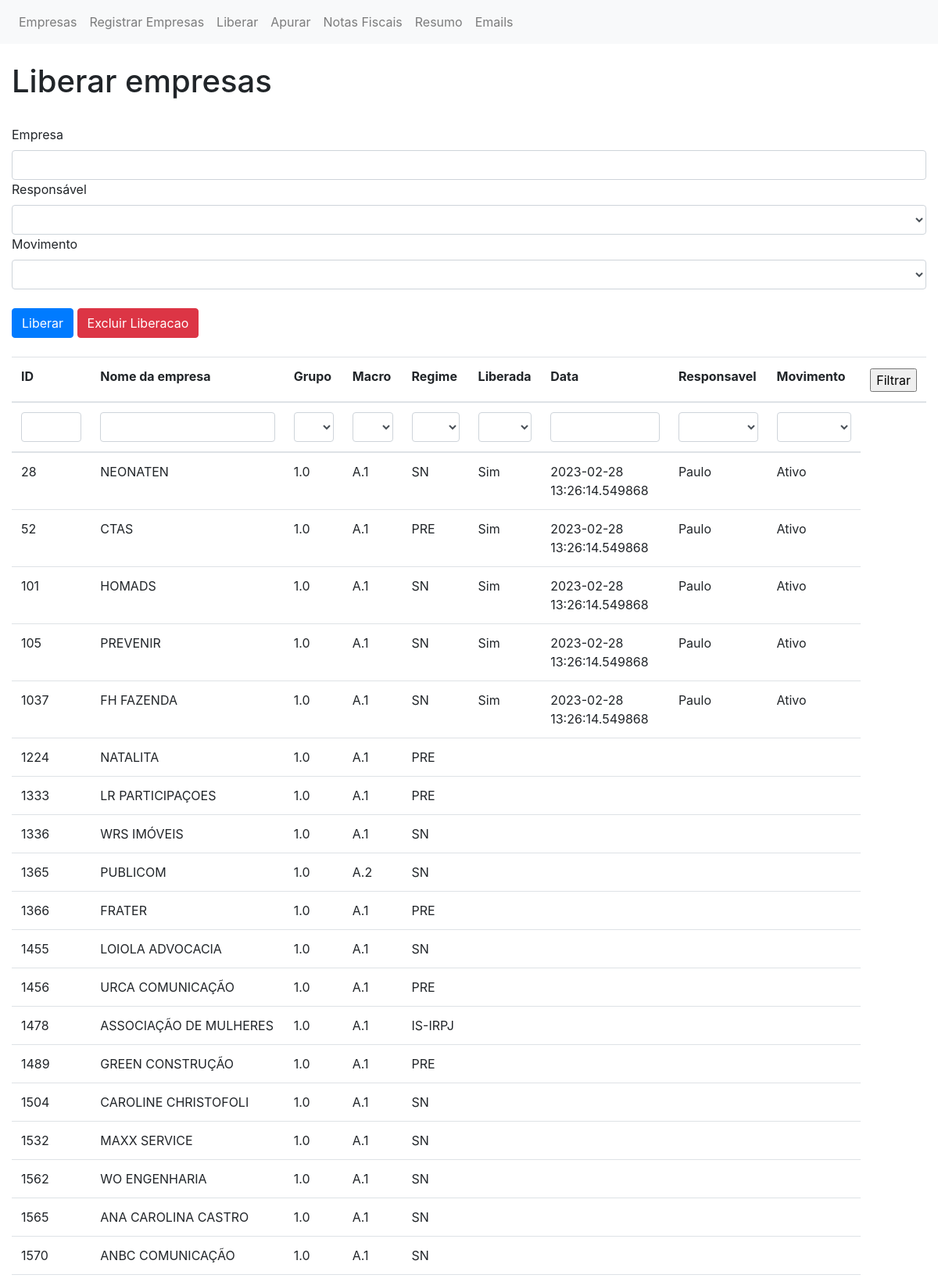
Page /liberar_empresas (upper part) on the committed database.
### app.py (models this page shows, shortened)
class Empresa(db.Model):
    __tablename__ = "empresas"
    id = db.Column(db.Integer,primary_key=True)
    nome = db.Column(db.String(50),nullable=False)
    grupo = db.Column(db.String(4),nullable=False)
    macro = db.Column(db.String(3),nullable=True)
    regime = db.Column(db.String(15),nullable=True)
    cnpj = db.Column(db.String(14),nullable=False)
    liberacao = db.Column(db.Boolean,default=False,nullable=True)
    data_liberacao = db.Column(db.DateTime,nullable=True)
    responsavel_liberacao = db.Column(db.String(20),nullable=True)
    movimento_liberacao = db.Column(db.String(20),nullable=True)
    apuracao = db.Column(db.Boolean, default=False, nullable=True)
    data_apuracao = db.Column(db.DateTime)
    responsavel_apuracao = db.Column(db.String(20))
    movimento_apuracao = db.Column(db.String(20))
    conferencia = db.Column(db.Boolean, default=False)
    data_conferencia = db.Column(db.DateTime)
    responsavel_conferencia = db.Column(db.String(20))
    movimento_conferencia = db.Column(db.String(20))
    envio_email = db.Column(db.Boolean, default=False)
    data_envio_email = db.Column(db.DateTime)
    responsavel_envio_email = db.Column(db.String(20))

### app.py (the view, shortened to what this page needs)
@app.route("/liberar_empresas",methods=["GET","POST"])
def liberar_empresas():
    formulario_de_liberacao = LiberacaoForm()
    form = FiltrarLiberacaoForm()
    dados = Empresa.query.order_by(Empresa.grupo).all()
    return render_template("liberadas.html",form=formulario_de_liberacao,dados=dados,filtro=form)

### forms.py
class LiberacaoForm(FlaskForm):
    empresas = StringField("Empresa",validators=[DataRequired()])
    responsavel_liberacao = SelectField("Responsável",choices=responsaveis,validators=[DataRequired()])
    movimento_liberacao = SelectField("Movimento",choices=movimentos,validators=[DataRequired()])
    liberar =SubmitField("Liberar")
    excluir_liberacao = SubmitField("Excluir Liberacao")

class FiltrarLiberacaoForm(FlaskForm):
    id = IntegerField("ID")
    nome = StringField("Nome da empresa")
    grupo = SelectField("Grupo", choices=grupos)
    macro = SelectField("Macro", choices=macros)
    regime = SelectField("Regime", choices=regimes)
    liberacao = SelectField("Liberada",choices=["","Sim"])
    data_liberacao = StringField("Data")
    responsavel_liberacao = SelectField("Responsavel",choices=responsaveis)
    movimento_liberacao = SelectField("Movimento",choices=movimentos)
    filtrar = SubmitField("Filtrar")

### templates/liberadas.html (shortened to what this page needs)
{% extends 'base.html' %}
{% block content %}
<br/>
<div>
    <h1>Liberar empresas</h1>
</div>
<br/>
<div>
    <form method="POST">
        {{ form.empresas.label(class="form-label") }}
        {{ form.empresas(class="form-control") }}
        {{ form.responsavel_liberacao.label(class="form-label") }}
        {{ form.responsavel_liberacao(class="form-control") }}
        {{ form.movimento_liberacao.label(class="form-label") }}
        {{ form.movimento_liberacao(class="form-control") }}
        <br/>
        {{ form.liberar(class="btn btn-primary") }}
        {{ form.excluir_liberacao(class="btn btn-danger") }}
    </form>
</div>
<br/>
<div>
    <table class="table table-hover">
        <form method="post">
            <thead>
                <tr>
                    <th> {{ filtro.id.label }}</th>
                    <th>{{ filtro.nome.label}}</th>
                    <th> {{ filtro.grupo.label}}</th>
                    <th>{{ filtro.macro.label}}</th>
                    <th>{{  filtro.regime.label }}</th>
                    <th>{{filtro.liberacao.label}}</th>
                    <th>{{ filtro.data_liberacao.label }}</th>
                    <th>{{  filtro.responsavel_liberacao.label }}</th>
                    <th>{{filtro.movimento_liberacao.label}}</th>
                    <th>{{ filtro.filtrar }}</th>
                </tr>
            <tr>
                    <th> {{ filtro.id(class="form-control") }}</th>
                    <th>{{ filtro.nome(class="form-control")}}</th>
                    <th> {{ filtro.grupo(class="form-control")}}</th>
                    <th>{{ filtro.macro(class="form-control")}}</th>
                    <th>{{  filtro.regime(class="form-control") }}</th>
                    <th>{{filtro.liberacao(class="form-control")}}</th>
                    <th>{{ filtro.data_liberacao(class="form-control") }}</th>
                    <th>{{  filtro.responsavel_liberacao(class="form-control") }}</th>
                    <th>{{filtro.movimento_liberacao(class="form-control")}}</th>
                </tr>
            </thead>
        </form>
        {% for dado in dados %}
                <tr>
                    <td>{{ dado.id }}</td>
                    <td>{{ dado.nome }}</td>
                    <td>{{ dado.grupo }}</td>
                    <td>{{ dado.macro }}</td>
                    <td>{{ dado.regime }}</td>
                    {% if dado.liberacao == True %}
                        <td>Sim</td>
                        <td>{{ dado.data_liberacao|string()}}</td>
                        <td>{{ dado.responsavel_liberacao }}</td>
                        <td>{{ dado.movimento_liberacao }}</td>
                    {% else %}
                        <td></td>
                        <td></td>
                        <td></td>
                        <td></td>
                    {% endif %}
                </tr>
            {% endfor %}
    </table>
</div>
{% endblock %}

### templates/base.html (shortened to what this page needs)
<!DOCTYPE html>
<html lang="en">
<head>
    <link rel="stylesheet" href="https://cdn.jsdelivr.net/npm/bootstrap@4.6.2/dist/css/bootstrap.min.css">
    <link href="https://unpkg.com/bootstrap-table@1.21.2/dist/bootstrap-table.min.css" rel="stylesheet">
</head>
<body>
{% include 'navbar.html' %}
<div class="container-fluid">
  {% block content %}
  {% endblock %}
</div>
</body>
</html>

### templates/navbar.html
<nav class="navbar navbar-expand-lg navbar-light bg-light">
  <div class="collapse navbar-collapse" id="navbarSupportedContent">
    <ul class="navbar-nav mr-auto">
      <li class="nav-item">
        <a class="nav-link" href="{{ url_for('visualizar_dados') }}">Empresas</a>
      </li>
      <li class="nav-item">
        <a class="nav-link" href="{{ url_for('registrar_empresas') }}">Registrar Empresas</a>
      </li>
      <li class="nav-item">
        <a class="nav-link" href="{{ url_for('liberar_empresas') }}">Liberar</a>
      </li>
      <li class="nav-item">
        <a class="nav-link" href="{{ url_for('apurar_empresas') }}">Apurar</a>
      </li>
      <li class="nav-item">
        <a class="nav-link" href="{{ url_for('notas_fiscais') }}">Notas Fiscais</a>
      </li>
      <li class="nav-item">
        <a class="nav-link" href="{{ url_for('resumo') }}">Resumo</a>
      </li>
      <li class="nav-item">
        <a class="nav-link" href="{{ url_for('visualizar_emails') }}">Emails</a>
      </li>
    </ul>
  </div>
</nav>

### rows in the picture
Empresa: id "28", nome "NEONATEN", grupo "1.0", macro "A.1", regime "SN", data_liberacao "2023-02-28 13:26:14.549868", responsavel_liberacao "Paulo", movimento_liberacao "Ativo"
Empresa: id "52", nome "CTAS", grupo "1.0", macro "A.1", regime "PRE", data_liberacao "2023-02-28 13:26:14.549868", responsavel_liberacao "Paulo", movimento_liberacao "Ativo"
Empresa: id "101", nome "HOMADS", grupo "1.0", macro "A.1", regime "SN", data_liberacao "2023-02-28 13:26:14.549868", responsavel_liberacao "Paulo", movimento_liberacao "Ativo"
Empresa: id "105", nome "PREVENIR", grupo "1.0", macro "A.1", regime "SN", data_liberacao "2023-02-28 13:26:14.549868", responsavel_liberacao "Paulo", movimento_liberacao "Ativo"
Empresa: id "1037", nome "FH FAZENDA", grupo "1.0", macro "A.1", regime "SN", data_liberacao "2023-02-28 13:26:14.549868", responsavel_liberacao "Paulo", movimento_liberacao "Ativo"
Empresa: id "1224", nome "NATALITA", grupo "1.0", macro "A.1", regime "PRE"
Empresa: id "1333", nome "LR PARTICIPAÇOES", grupo "1.0", macro "A.1", regime "PRE"
Empresa: id "1336", nome "WRS IMÓVEIS", grupo "1.0", macro "A.1", regime "SN"
Empresa: id "1365", nome "PUBLICOM", grupo "1.0", macro "A.2", regime "SN"
Empresa: id "1366", nome "FRATER", grupo "1.0", macro "A.1", regime "PRE"
Empresa: id "1455", nome "LOIOLA ADVOCACIA", grupo "1.0", macro "A.1", regime "SN"
Empresa: id "1456", nome "URCA COMUNICAÇÃO", grupo "1.0", macro "A.1", regime "PRE"
Empresa: id "1478", nome "ASSOCIAÇÃO DE MULHERES", grupo "1.0", macro "A.1", regime "IS-IRPJ"
Empresa: id "1489", nome "GREEN CONSTRUÇÃO", grupo "1.0", macro "A.1", regime "PRE"
Empresa: id "1504", nome "CAROLINE CHRISTOFOLI", grupo "1.0", macro "A.1", regime "SN"
Empresa: id "1532", nome "MAXX SERVICE", grupo "1.0", macro "A.1", regime "SN"
Empresa: id "1562", nome "WO ENGENHARIA", grupo "1.0", macro "A.1", regime "SN"
Empresa: id "1565", nome "ANA CAROLINA CASTRO", grupo "1.0", macro "A.1", regime "SN"
Empresa: id "1570", nome "ANBC COMUNICAÇÃO", grupo "1.0", macro "A.1", regime "SN"

### other values in the picture
{{ filtro.id.label }} "ID"
{{ filtro.nome.label }} "Nome da empresa"
{{ filtro.grupo.label }} "Grupo"
{{ filtro.macro.label }} "Macro"
{{ filtro.regime.label }} "Regime"
{{ filtro.liberacao.label }} "Liberada"
{{ filtro.data_liberacao.label }} "Data"
{{ filtro.responsavel_liberacao.label }} "Responsavel"
{{ filtro.movimento_liberacao.label }} "Movimento"
